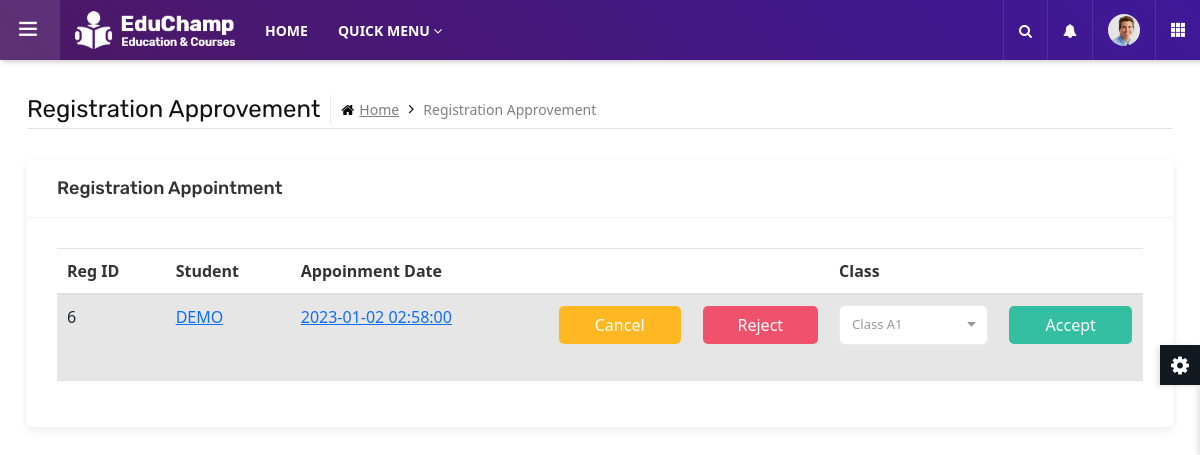
The page /regApproval.php (signed in) on the database as committed earlier.
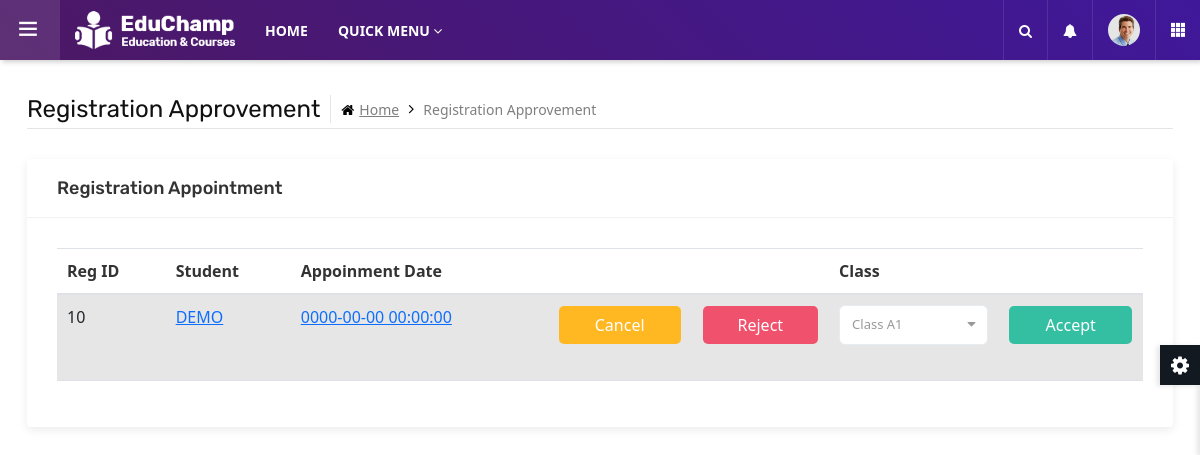
The same page on the database as committed later.
### tables this page shows
CREATE TABLE `regapp` (
  `rID` int(11) NOT NULL,
  `tIC` char(12) DEFAULT NULL,
  `stdMKN` char(12) NOT NULL,
  `rTime` timestamp NOT NULL DEFAULT current_timestamp() ON UPDATE current_timestamp()
);

CREATE TABLE `student` (
  `stdMKN` char(12) NOT NULL,
  `stdName` varchar(50) NOT NULL,
  `stdGender` tinyint(1) NOT NULL,
  `stdAge` decimal(2,0) NOT NULL,
  `stdDOB` date NOT NULL,
  `stdFavorColor` varchar(20) DEFAULT NULL,
  `stdDiapers` tinyint(1) NOT NULL,
  `stdSession` varchar(2) NOT NULL,
  `stdMeal` varchar(2) NOT NULL,
  `stdPhoto` varchar(40) NOT NULL,
  `stdRegStatus` tinyint(2) NOT NULL,
  `pIC` char(12) NOT NULL,
  `clsName` varchar(20) DEFAULT NULL,
  `prgName` varchar(50) DEFAULT NULL
);

CREATE TABLE `class` (
  `clsName` varchar(20) NOT NULL,
  `prgName` varchar(50) DEFAULT NULL
);

### regApproval.php (the view, shortened to what this page needs)
<?php
include "sessionStaff.php";
include "dbconnect.php"
?>
	<main class="ttr-wrapper">
		<div class="container-fluid">
			<div class="db-breadcrumb">
				<h4 class="breadcrumb-title">Registration Approvement</h4>
				<ul class="db-breadcrumb-list">
					<li><a href="#"><i class="fa fa-home"></i>Home</a></li>
					<li>Registration Approvement</li>
				</ul>
			</div>
			<div class="row">
				<div class="col-lg-12 m-b30">
					<div class="widget-box">
						<div class="wc-title">
							<h4>Registration Appointment</h4>
						</div>
						<div class="widget-inner">
                            <table class="table table-striped table-hover ">
                                <thead>
                                    <tr>
                                    <th>Reg ID</th>
                                    <th>Student</th>
                                    <th>Appoinment Date</th>
                                    <th></th>
                                    <th></th>
                                    <th>Class</th>
                                    <th></th>
                                    </tr>
                                </thead>
                                <tbody>
                            <?php
                                $query = "SELECT rID, Student.stdMKN, stdName, rTime, prgName  FROM RegApp JOIN Student ON Student.stdMKN = RegApp.stdMKN WHERE tIC = '$_SESSION[tIC]' AND stdRegStatus = 1";
                                $result = mysqli_query($con, $query);
                                while( $row = mysqli_fetch_array($result)){
                                    echo "
                                    <tr>
                                    <td>$row[rID]</td>
                                    <td><a href = '#'>$row[stdName]</a></td>
                                    <td><a href = '#'>$row[rTime]</a></td>
                                    <form method = 'post' action = 'regApprovalProcess.php'>
                                        <input type = 'hidden' name = 'rID' value = $row[rID]>
                                        <input type = 'hidden' name = 'stdMKN' value = $row[stdMKN]>
                                        <td><div class = 'form-group'><input type = 'submit' class = 'form-control btn yellow' name = 'operation' value = 'Cancel'></div></td>
                                        <td><div class = 'form-group'><input type = 'submit' class = 'form-control btn red' name = 'operation' value = 'Reject'></div></td>
                                        <td>
                                        <select name = 'clsName' id='select'>
                                    ";
                                    $queryClass = "SELECT * FROM Class Where prgName = '$row[prgName]' ";
                                    $resultClass = mysqli_query($con, $queryClass);
                                        while( $rowClass = mysqli_fetch_array($resultClass) ){
                                            echo "<option value = '$rowClass[clsName]'> $rowClass[clsName] </option>";
                                    }
                                    echo "
                                        </select>
                                        </td>
                                        <td><div class = 'form-group'><input type = 'submit' class = 'form-control btn green' name = 'operation' value = 'Accept'></div></td>
                                    </form>
                                    </tr>
                                    ";
                                }
                            ?>
                                </tbody>
                            </table>
						</div>
					</div>
				</div>
			</div>
		</div>
	</main>
</body>
</html>

### sessionStaff.php (shortened to what this page needs)
<?php
if( isset($_SESSION["teac_session_id"]) ){
    include "leftSideBarTeac.php";
}else{
    include "leftSideBarAdmin.php";
}
?>

### leftSideBarTeac.php (shortened to what this page needs)
<!DOCTYPE html>
<html lang="en">
<head>
	<link rel="stylesheet" type="text/css" href="assets/css/assets.css">
	<link rel="stylesheet" type="text/css" href="assets/vendors/calendar/fullcalendar.css">
	<link rel="stylesheet" type="text/css" href="assets/css/typography.css">
	<link rel="stylesheet" type="text/css" href="assets/css/shortcodes/shortcodes.css">
	<link rel="stylesheet" type="text/css" href="assets/css/style.css">
	<link rel="stylesheet" type="text/css" href="assets/css/dashboard.css">
	<link rel="stylesheet" type="text/css" href="css/bootstrap5.min.css">
	<link class="skin" rel="stylesheet" type="text/css" href="assets/css/color/color-1.css">
	<link href="https://cdn.jsdelivr.net/npm/bootstrap@5.2.3/dist/css/bootstrap.min.css" rel="stylesheet">
</head>
<body class="ttr-opened-sidebar ttr-pinned-sidebar">
	<header class="ttr-header">
		<div class="ttr-header-wrapper">
			<div class="ttr-toggle-sidebar ttr-material-button">
				<i class="ti-menu ttr-close-icon"></i>
			</div>
			<div class="ttr-logo-box">
				<div>
					<a href="dashboardTeac.php" class="ttr-logo">
						<img class="ttr-logo-desktop" alt="" src="assets/images/logo-white.png" width="160" height="27">
					</a>
				</div>
			</div>
			<div class="ttr-header-menu">
				<ul class="ttr-header-navigation">
					<li>
						<a href="../dashboardTeac.php" class="ttr-material-button ttr-submenu-toggle">HOME</a>
					</li>
					<li>
						<a href="#" class="ttr-material-button ttr-submenu-toggle">QUICK MENU <i class="fa fa-angle-down"></i></a>
					</li>
				</ul>
			</div>
			<div class="ttr-header-right ttr-with-seperator">
				<ul class="ttr-header-navigation">
					<li>
						<a href="#" class="ttr-material-button ttr-search-toggle"><i class="fa fa-search"></i></a>
					</li>
					<li>
						<a href="#" class="ttr-material-button ttr-submenu-toggle"><i class="fa fa-bell"></i></a>
					</li>
					<li>
						<a href="#" class="ttr-material-button ttr-submenu-toggle"><span class="ttr-user-avatar"><img alt="" src="assets/images/testimonials/pic3.jpg" width="32" height="32"></span></a>
					</li>
					<li class="ttr-hide-on-mobile">
						<a href="#" class="ttr-material-button"><i class="ti-layout-grid3-alt"></i></a>
					</li>
				</ul>
			</div>
		</div>
	</header>

### assets/css/typography.css (style rules this page uses)
body { background-color: #fff; font-family: Rubik; font-size: 16px; font-weight: 400; color:#505050; padding: 0; margin: 0; overflow-x: hidden; -webkit-font-smoothing: antialiased; font-smoothing: antialiased; -moz-osx-font-smoothing: grayscale; scroll-behavior: smooth; }
a { color: #6f6f6f; outline: 0 none; text-decoration: none; }
img { border-style: none; height: auto; max-width: 100%; vertical-align: middle; }
section, article, aside, details, figcaption, figure, footer, header, hgroup, main, menu, nav, summary { display: block; }
table { background-color: transparent; width: 100%; }
table thead th { color: #333; }
table td { padding: 15px 10px; }
p, address, pre, hr, ul, ol, dl, dd, table { margin-bottom: 24px; }
h1, h2, h3, h4, h5, h6 { color: #111111; font-family: rubik; margin-top:0; }
h4 { font-size: 22px; line-height: 28px; margin-bottom: 15px; font-weight: 500; }
dl, ul, ol { list-style-position: outside; padding: 0; }
ul, ol { margin-bottom: 24px; }
ul li, ol li { padding: 0; }
.m-b30 { margin-bottom: 30px; }

### assets/css/color/color-1.css (style rules this page uses)
:root { --primary: #4c1864; --sc-primary: #4d0a91; }
.bg-primary,.btn,.comments-area .comment-form p input[type="submit"],.pagination > .active > a,.pagination > .active > span,.pagination > .active > a:hover,.pagination > .active > span:hover,.pagination > .active > a:focus,.pagination > .active > span:focus,.feature-filters .active > [class*="btn"],.list-num-count > li:before,.pagination-bx.primary .pagination > li > a, .pagination-bx.primary .pagination > li > span,button.back-to-top,.rev-btn { background-color: #4c1864; }
a,.text-primary,.primary li:before,.menu-links .nav > li.active > a,.menu-links .nav > li:hover > a,.menu-links .nav > li .mega-menu > li ul a:hover,.menu-links .nav > li .sub-menu li:hover > a,footer a:active,footer a:focus,footer a:hover,footer h1 a,footer h2 a,footer h3 a,footer h4 a,footer h5 a,footer h6 a,footer p a,.testimonial-1 .testimonial-position,.acod-head a:after,.acod-head a,.acod-head a:hover,.acod-head a.collapsed:hover,.ttr-tabs .nav-tabs > li > a i,h1 a:hover,h2 a:hover,h3 a:hover,h4 a:hover,h5 a:hover,h6 a:hover,.btn.outline,.btn-link:hover { color: #4c1864; }
.ttr-notify-header::after,.widget-bg1,.ttr-search-bar,.ttr-header,.ovpr-dark:after, .pricingtable-main,.account-head:after { background: #4c1864; background: -moz-linear-gradient(45deg, #4c1864 0%, #3f189a 100%); background: -webkit-linear-gradient(45deg, #4c1864 0%,#3f189a 100%); background: linear-gradient(45deg, #4c1864 0%,#3f189a 100%); filter: progid:DXImageTransform.Microsoft.gradient( startColorstr='#4c1864', endColorstr='#3f189a',GradientType=1 ); }
.course-info-list ul li a.active, .course-info-list ul li a:hover,.btn,.profile-tabnav .nav li a.active,button.back-to-top,.upcoming-event-carousel.owl-btn-1 .owl-prev, .upcoming-event-carousel.owl-btn-1 .owl-next,.courses-carousel .owl-nav .owl-next, .courses-carousel .owl-nav .owl-prev, .recent-news-carousel .owl-nav .owl-next, .recent-news-carousel .owl-nav .owl-prev, .testimonial-carousel .owl-nav .owl-next, .testimonial-carousel .owl-nav .owl-prev { background-color:#f7b205; color:#000; }

### assets/css/shortcodes/form.css (style rules this page uses)
.btn, .panel, .form-control, .img-thumbnail, .panel-head ing, .dropdown-menu, .panel-group .panel, .nav-tabs > li > a, .modal-content, .navbar-toggler, .nav-pills > li > a, .pager li > a, .pager li > span, .well, .alert, .list-group-item:first-child, .list-group-item:last-child, .input-group-addon, .btn-group-divides > .btn:not(:first-child):not(:last-child):not(.dropdown-toggle), .btn-group-divides > .btn:last-child:not(:first-child), .btn-group > .dropdown-toggle:not(:first-child), .ttr-booking-form .ttr-extra-services li .feature-box-lg, .ttr-booking-form .ttr-extra-services li.active .feature-box-lg:after, .widget_tag_cloud a, .searchform input[type="text"], .searchform input[type="submit"], ol.comment-list li.comment .comment-body { -webkit-border-radius: 0; -moz-border-radius: 0; border-radius: 0; }
a, .ttr-box, .btn, .form-control, .ov-box, .overlay-icon li a i, .feature-box-xl, .feature-box-lg, .feature-box-md, .feature-box-sm, .feature-box-xs, .navbar-toggler, .menu-logo, .menu-links .nav > li > a, .secondary-menu { -webkit-transition: all 0.2s linear; -moz-transition: all 0.2s linear; -ms-transition: all 0.2s linear; -o-transition: all 0.2s linear; transition: all 0.2s linear; }
.form-group { margin-bottom: 25px; }
.form-control { border-color: #e1e6eb; box-shadow: none; height: 40px; font-size: 13px; line-height: 20px; padding: 9px 12px; }

Rows that differ between the two databases and show on the page:
removed regapp: rID "6", stdMKN.stdName "DEMO", rTime "2023-01-02 02:58:00", class (clsName "Class A1")
added regapp: rID "10", stdMKN.stdName "DEMO", rTime "0000-00-00 00:00:00", class (clsName "Class A1")
